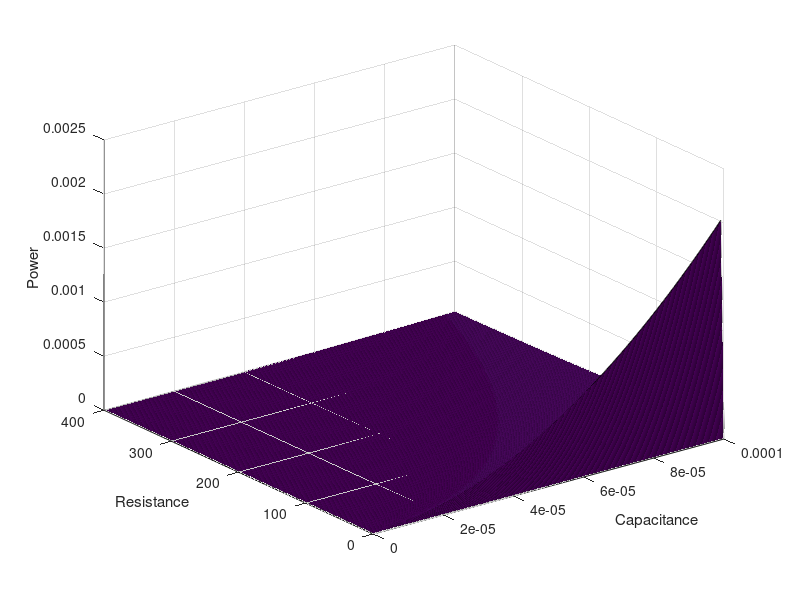

Write MATLAB code to recreate this figure.
r1 = 1000;
r2 = 1000;
r3 = 10;
c1 = 2 * 1e-6;
c2 = 1 * 1e-6;
l1 = 10 * 1e-3;
n1n2 = 10;
omega = 1000;
I0 = 10;
zi = 100*exp(i*(pi/4));

U0 = zi * I0; 
Ae1 = 1/r1 + 1/(r2 + 1/(i*omega*c1)) + 1/(i * omega *c2);
At = 1/r3 + 1/(i * omega * l1);

ze1 = 1 / Ae1;
zt = 1/ At ;

z_prim_t = (n1n2 ^ 2 ) * zt;

z_e2 = (ze1 * z_prim_t) / (ze1 + z_prim_t);

u_ab = U0 - (z_e2*U0) / (z_e2 + zi);
U_ab = u_ab;

U = u_ab / n1n2;


disp("U = ");
disp(U);

%-------------------------------------------------------------------------------


Ie = abs(U/zt)/sqrt(2);

Q = imag(zt) * Ie ^ 2;
P = real(zt) * Ie ^ 2;


disp("Q = ");
disp(Q);
disp("P = ");
disp(P);






%-------------------------------------------------------------------------------


A_prim_i = 1 / (zi');

Ak = 1 / z_prim_t + 1 / (r2 + 1 / (i * omega * c1));
R1 = 1 / (real(A_prim_i) - real(Ak));
C2 = (imag(A_prim_i) - imag(Ak)) / (omega);

disp("R1 = ");
disp(R1);
disp("C2 = ");
disp(C2);

%-------------------------------------------------------------------------------

r_v = 0:5:400;
c_v = 0:1e-7:1e-4;

[C,R] = meshgrid(c_v,r_v);

Ae1 = 1./R + 1/(r2 + 1/(i*omega*c1)) + 1./(i * omega .* C);
At = 1/r3 + 1/(i * omega * l1);

ze1 = 1 ./ Ae1;
zt = 1 ./ At ;

z_prim_t = (n1n2 ^ 2 ) .* zt;

z_e2 = (ze1 .* z_prim_t) ./ (ze1 + z_prim_t);

u_ab = U0 - (z_e2.*U0) ./ (z_e2 + zi);





Ie = abs(u_ab./z_e2);

Q = imag(z_e2) .* (Ie .^ 2);
P = real(z_e2) .* (Ie .^ 2);

Z = real(ze1);
%Z = C + R;

surf(C,R, Z);

xlabel("Capacitance");
ylabel("Resistance");
zlabel("Power");